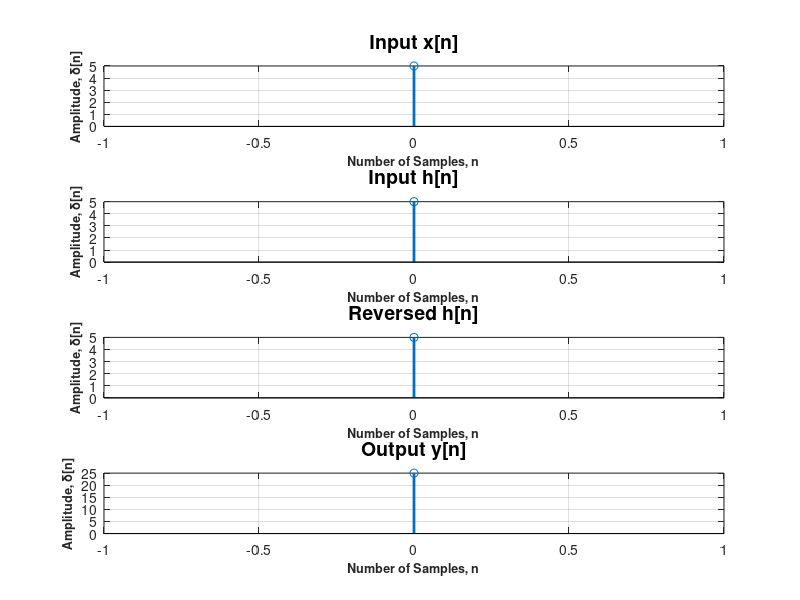

This figure's MATLAB source:
clc;
clear all;
close all;
x = input("Enter the input sequence x[n]: ");
h = input("Enter the input sequence h[n]: ");
hrev = fliplr(h);
xlen = length(x);
hlen = length(h);
ylen = xlen + hlen -1;
for i = 1:xlen
    for j = 1:hlen
        y(i,i+j-1) = x(i).*hrev(j);
    end
end
y = sum(y);
%y = conv(x, hrev);

subplot(4, 1, 1);
stem((0:xlen-1),x,'linewidth',2);
xlabel('Number of Samples, n','fontsize',9,'fontweight','bold');
ylabel('Amplitude, \delta[n]','fontsize', 9,'fontweight', 'bold');
title('Input x[n]', 'fontsize', 14);
grid on;
hold on;

subplot(4,1,2);
stem((0:hlen-1),h,'linewidth',2);
xlabel('Number of Samples, n','fontsize',9,'fontweight','bold');
ylabel('Amplitude, \delta[n]','fontsize', 9,'fontweight', 'bold');
title('Input h[n]', 'fontsize', 14);
grid on;
hold on;

subplot(4, 1, 3);
stem((0:hlen-1),hrev,'linewidth',2);
xlabel('Number of Samples, n','fontsize',9,'fontweight','bold');
ylabel('Amplitude, \delta[n]','fontsize', 9,'fontweight', 'bold');
title('Reversed h[n]', 'fontsize', 14);
grid on;
hold on;

subplot(4, 1, 4);
stem((0:ylen-1),y,'linewidth',2);
xlabel('Number of Samples, n','fontsize',9,'fontweight','bold');
ylabel('Amplitude, \delta[n]','fontsize', 9,'fontweight', 'bold');
title('Output y[n]', 'fontsize', 14);
grid on;
hold on;
